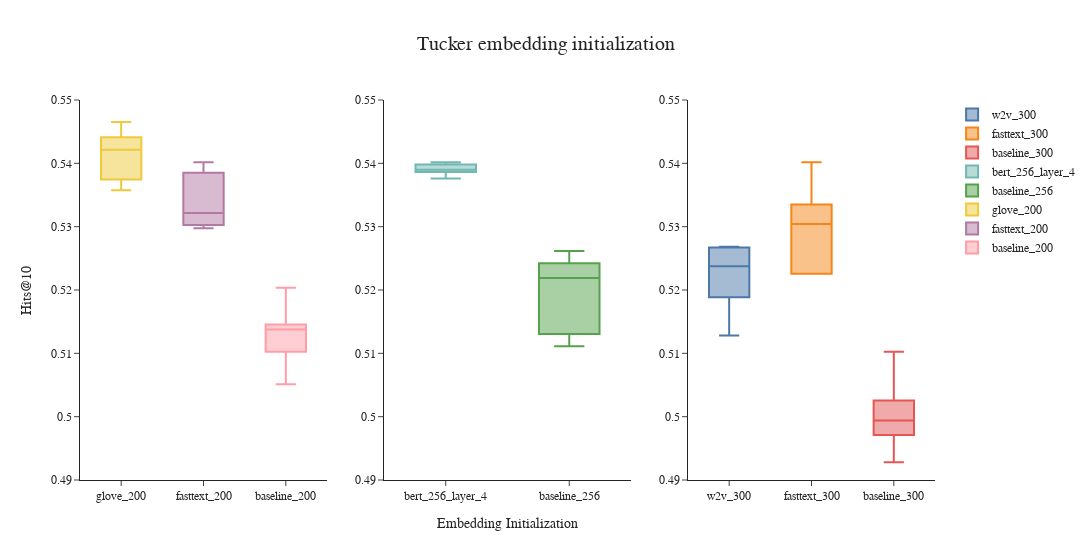

The notebook cell this image was saved under:
### Code cell
fig = make_subplots(rows=1,cols=3) #subplot_titles=["Noise Level vs Adv Error ",'Noise Level vs Adv Error'])



fig.add_trace(
     go.Box( y=w2v_300, boxpoints=False, name='w2v_300'),
    row=1, col=3
)
fig.add_trace(
     go.Box( y=fasttext_300, boxpoints=False, name='fasttext_300'),
    row=1, col=3
)

fig.add_trace(
     go.Box( y=baseline_300, boxpoints=False, name='baseline_300'),
    row=1, col=3
)

fig.add_trace(
     go.Box( y=bert_256, boxpoints=False, name='bert_256_layer_4'),
    row=1, col=2
)


fig.add_trace(
     go.Box( y=baseline_256, boxpoints=False, name='baseline_256'),
    row=1, col=2
)

fig.add_trace(
     go.Box( y=glove_200, boxpoints=False, name='glove_200'),
    row=1, col=1
)
fig.add_trace(
     go.Box( y=fasttext_200, boxpoints=False, name='fasttext_200'),
    row=1, col=1
)

fig.add_trace(
     go.Box( y=baseline_200, boxpoints=False, name='baseline_200'),
    row=1, col=1
)

#Update xaxis properties
fig.update_xaxes(title_text="Embedding Initialization",  tickmode = 'linear',
        tick0 = 0.0,
        dtick = 0.1,  row=1, col=2)

# Update yaxis properties
fig.update_yaxes(title_text="Hits@10",row=1, col=1,range=[0.49,0.55])
fig.update_yaxes(row=1, col=2,range=[0.49,0.55])
fig.update_yaxes(row=1, col=3,range=[0.49,0.55])


fig.update_layout(
    template=plotly_template,
    showlegend=True,
    title="Tucker embedding initialization",
    width=1600
)
fig.show()

### Figure 1 — Plotly figure (JSON) as saved in the notebook; plotly's stock layout.template omitted (floating-point values rounded to 4 significant figures)
{"data": [{"boxpoints": false, "name": "w2v_300", "type": "box", "xaxis": "x3", "y": [0.5209, 0.5128, 0.5267, 0.5268, 0.5238], "yaxis": "y3"}, {"boxpoints": false, "name": "fasttext_300", "type": "box", "xaxis": "x3", "y": [0.5313, 0.5402, 0.5226, 0.5304, 0.5226], "yaxis": "y3"}, {"boxpoints": false, "name": "baseline_300", "type": "box", "xaxis": "x3", "y": [0.4971, 0.5099, 0.4928, 0.4962, 0.5002, 0.4997, 0.4991, 0.499, 0.5026, 0.5103], "yaxis": "y3"}, {"boxpoints": false, "name": "bert_256_layer_4", "type": "box", "xaxis": "x2", "y": [0.539, 0.5402, 0.5397, 0.5376, 0.539], "yaxis": "y2"}, {"boxpoints": false, "name": "baseline_256", "type": "box", "xaxis": "x2", "y": [0.5111, 0.5236, 0.5219, 0.5137, 0.5262], "yaxis": "y2"}, {"boxpoints": false, "name": "glove_200", "type": "box", "xaxis": "x", "y": [0.5374, 0.5457, 0.5422, 0.5393, 0.5424, 0.5441, 0.5366, 0.5357, 0.5421, 0.5465], "yaxis": "y"}, {"boxpoints": false, "name": "fasttext_200", "type": "box", "xaxis": "x", "y": [0.5304, 0.5298, 0.5321, 0.538, 0.5402], "yaxis": "y"}, {"boxpoints": false, "name": "baseline_200", "type": "box", "xaxis": "x", "y": [0.5051, 0.5121, 0.5145, 0.5203, 0.5103, 0.5139, 0.5139, 0.5192, 0.5137, 0.5101], "yaxis": "y"}], "layout": {"showlegend": true, "title": {"text": "Tucker embedding initialization"}, "width": 1600, "xaxis": {"anchor": "y", "domain": [0, 0.2889]}, "xaxis2": {"anchor": "y2", "domain": [0.3556, 0.6444], "dtick": 0.1, "tick0": 0, "tickmode": "linear", "title": {"text": "Embedding Initialization"}}, "xaxis3": {"anchor": "y3", "domain": [0.7111, 1]}, "yaxis": {"anchor": "x", "domain": [0, 1], "range": [0.49, 0.55], "title": {"text": "Hits@10"}}, "yaxis2": {"anchor": "x2", "domain": [0, 1], "range": [0.49, 0.55]}, "yaxis3": {"anchor": "x3", "domain": [0, 1], "range": [0.49, 0.55]}}}
